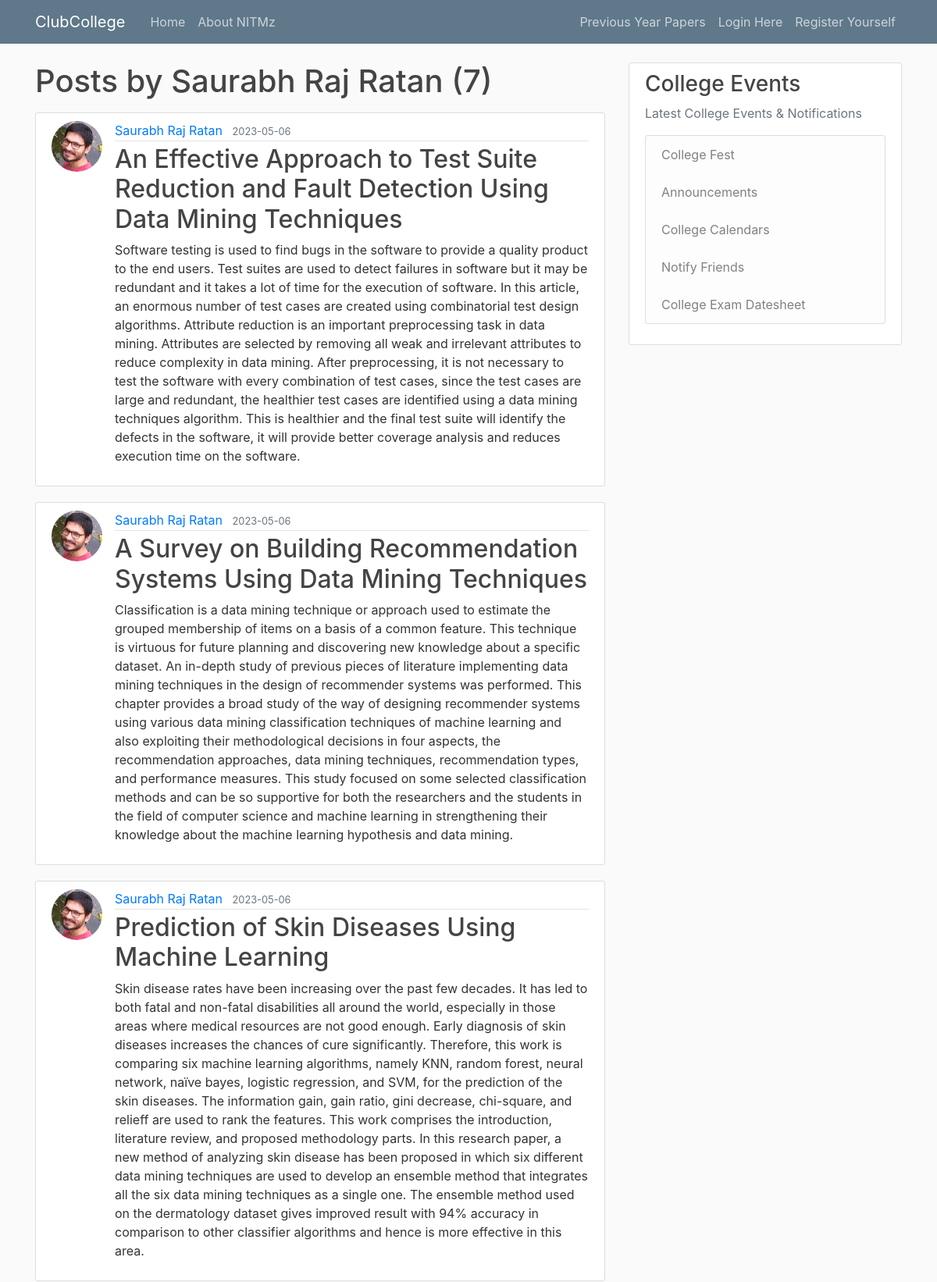
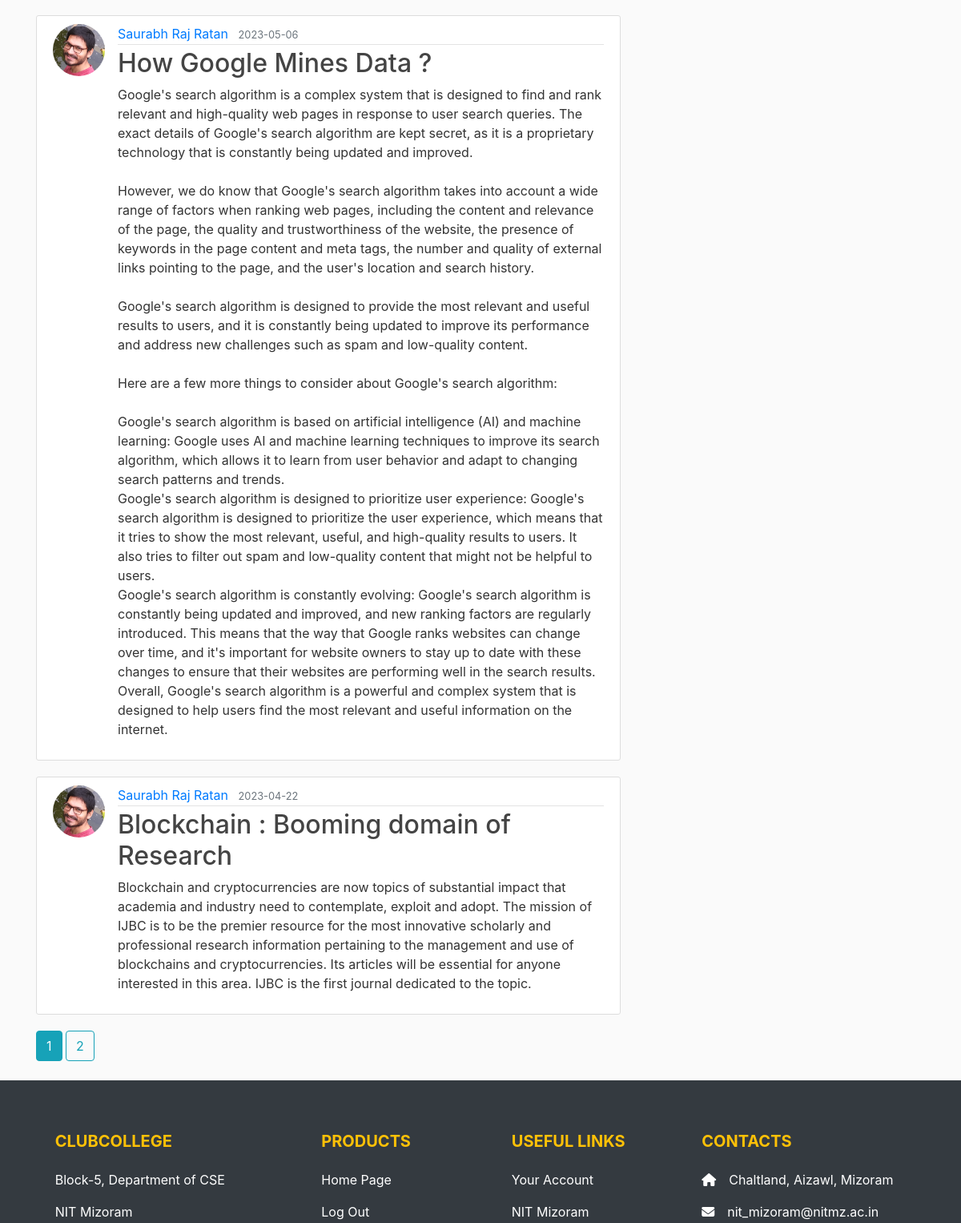
The app's page /user/Saurabh Raj Ratan (upper part), older data (2 pictures, top to bottom).
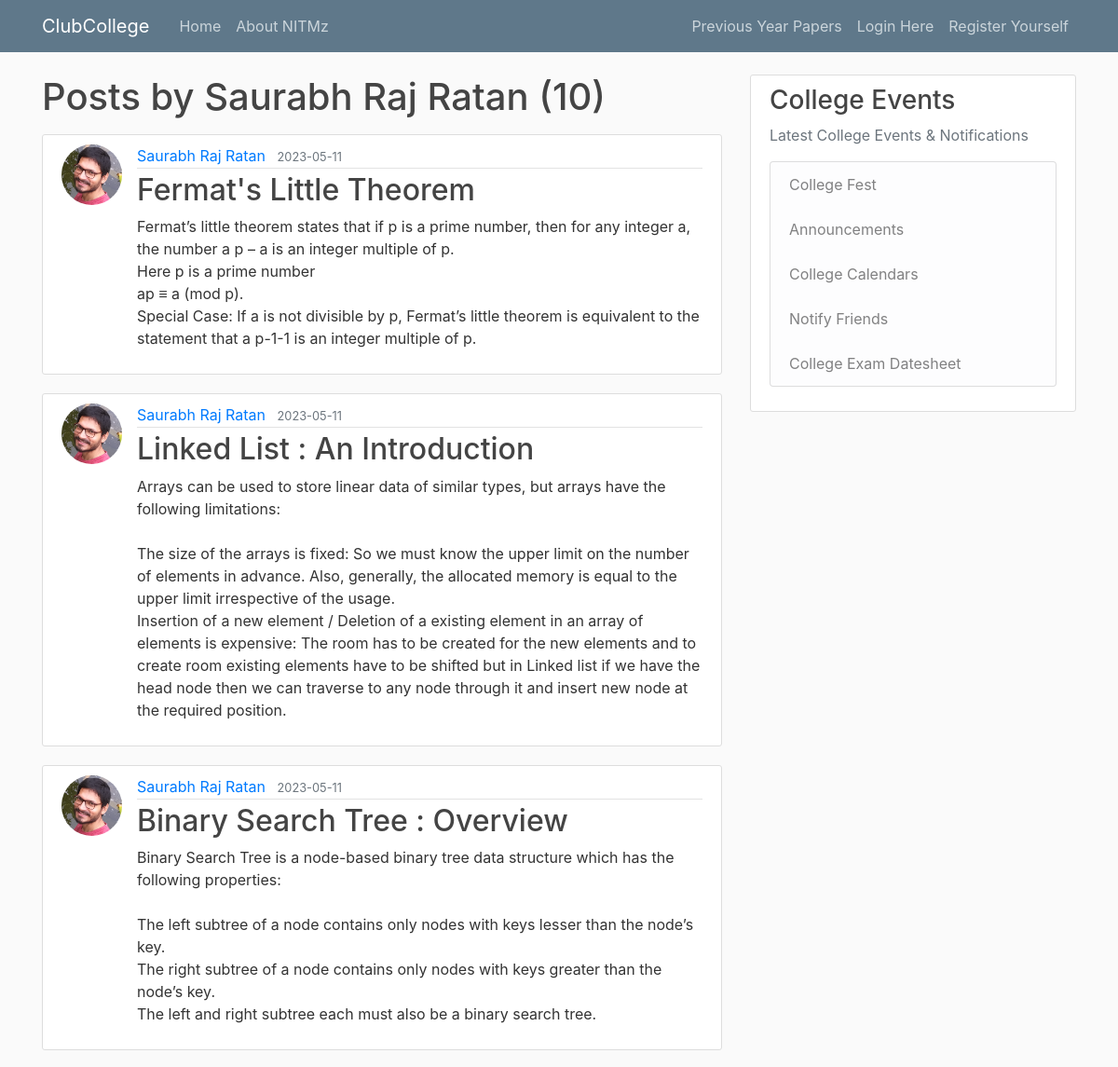
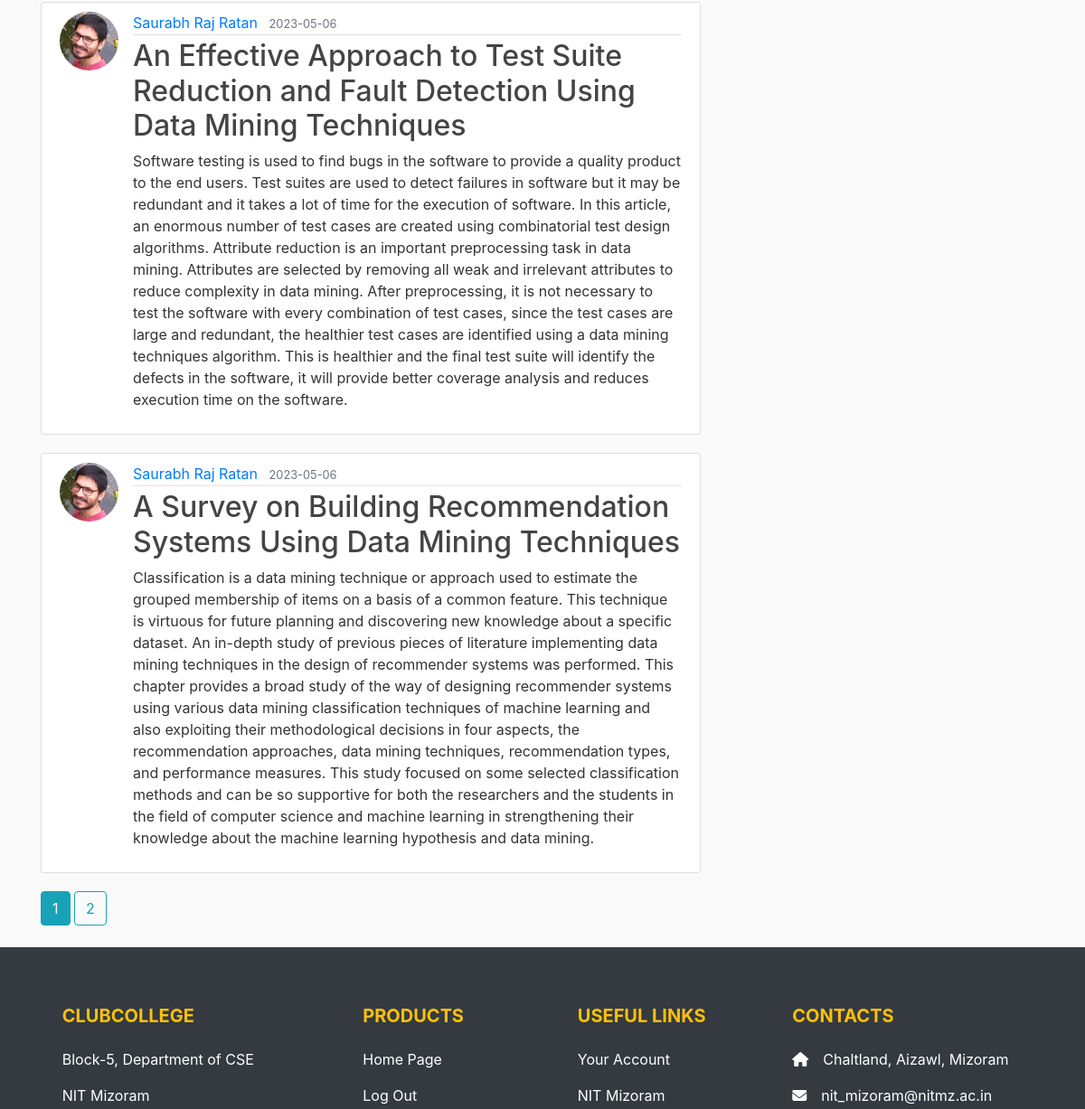
The same page, newer data (2 pictures, top to bottom).
### clubcollege/models.py (models this page shows, shortened)
class Post(db.Model):
    id = db.Column(db.Integer, primary_key=True)
    title = db.Column(db.String(100), nullable=False)
    date_posted = db.Column(db.DateTime, nullable=False, default=datetime.utcnow)
    content = db.Column(db.Text, nullable=False)
    user_id = db.Column(db.Integer, db.ForeignKey('user.id'), nullable=False)

class User(db.Model, UserMixin):
    id = db.Column(db.Integer, primary_key=True)
    username = db.Column(db.String(20), unique=True, nullable=False)
    email = db.Column(db.String(120), unique=True, nullable=False)
    image_file = db.Column(db.String(20), nullable=False, default='default.jpg')
    password = db.Column(db.String(60), nullable=False)
    posts = db.relationship('Post', backref='author', lazy=True)

### clubcollege/routes.py (the view)
@app.route("/user/<string:username>")
def user_posts(username):
    page = request.args.get('page', 1, type=int)
    user = User.query.filter_by(username=username).first_or_404()
    posts = Post.query.filter_by(author=user)\
        .order_by(Post.date_posted.desc())\
        .paginate(page=page, per_page=5)
    return render_template('user_posts.html', posts=posts, user=user)

### clubcollege/templates/user_posts.html
{% extends "layout.html" %}
{% block content %}
    <h1 class="mb-3">Posts by {{ user.username }} ({{ posts.total }})</h1>
    {% for post in posts.items %}
        <article class="media content-section">
          <img class="rounded-circle article-img" src="{{ url_for('static', filename='profile_pics/' + post.author.image_file) }}">
          <div class="media-body">
            <div class="article-metadata">
              <a class="mr-2" href="{{ url_for('user_posts', username=post.author.username) }}">{{ post.author.username }}</a>
              <small class="text-muted">{{ post.date_posted.strftime('%Y-%m-%d') }}</small>
            </div>
            <h2><a class="article-title" href="{{ url_for('post', post_id=post.id) }}">{{ post.title }}</a></h2>
            <p class="article-content">{{ post.content }}</p>
          </div>
        </article>
    {% endfor %}
    {% for page_num in posts.iter_pages(left_edge=1, right_edge=1, left_current=1, right_current=2) %}
      {% if page_num %}
        {% if posts.page == page_num %}
          <a class="btn btn-info mb-4" href="{{ url_for('user_posts', username=user.username, page=page_num) }}">{{ page_num }}</a>
        {% else %}
          <a class="btn btn-outline-info mb-4" href="{{ url_for('user_posts', username=user.username, page=page_num) }}">{{ page_num }}</a>
        {% endif %}
      {% else %}
        ...
      {% endif %}
    {% endfor %}
{% endblock content %}

Row changes from the older to the newer data that the page shows:
no longer on this page (row unchanged): Post: image_file (picture), author.username "Saurabh Raj Ratan", date_posted "2023-05-06", title "Prediction of Skin Diseases Using Machine Learning", content "Skin disease rates have been increasing over the past few decades. It has led to both fatal and non-fatal disabilities all around the world, especially in those areas where medical resources are not good enough. Early diagnosis of skin diseases increases the chances of cure significantly. Therefore, this work is comparing six machine learning algorithms, namely KNN, random forest, neural network, naïve bayes, logistic regression, and SVM, for the prediction of the skin diseases. The information gain, gain ratio, gini decrease, chi-square, and relieff are used to rank the features. This work comprises the introduction, literature review, and proposed methodology parts. In this research…"
no longer on this page (row unchanged): Post: image_file (picture), author.username "Saurabh Raj Ratan", date_posted "2023-05-06", title "How Google Mines Data ?", content "Google's search algorithm is a complex system that is designed to find and rank relevant and high-quality web pages in response to user search queries. The exact details of Google's search algorithm are kept secret, as it is a proprietary technology that is constantly being updated and improved. However, we do know that Google's search algorithm takes into account a wide range of factors when ranking web pages, including the content and relevance of the page, the quality and trustworthiness of the website, the presence of keywords in the page content and meta tags, the number and quality of external links pointing to the page, and the user's location and search history. Google's search…"
no longer on this page (row unchanged): Post: image_file (picture), author.username "Saurabh Raj Ratan", date_posted "2023-04-22", title "Blockchain : Booming domain of Research", content "Blockchain and cryptocurrencies are now topics of substantial impact that academia and industry need to contemplate, exploit and adopt. The mission of IJBC is to be the premier resource for the most innovative scholarly and professional research information pertaining to the management and use of blockchains and cryptocurrencies. Its articles will be essential for anyone interested in this area. IJBC is the first journal dedicated to the topic."
added Post: image_file (picture), author.username "Saurabh Raj Ratan", date_posted "2023-05-11", title "Fermat's Little Theorem", content "Fermat’s little theorem states that if p is a prime number, then for any integer a, the number a p – a is an integer multiple of p. Here p is a prime number ap ≡ a (mod p). Special Case: If a is not divisible by p, Fermat’s little theorem is equivalent to the statement that a p-1-1 is an integer multiple of p."
added Post: image_file (picture), author.username "Saurabh Raj Ratan", date_posted "2023-05-11", title "Linked List : An Introduction", content "Arrays can be used to store linear data of similar types, but arrays have the following limitations: The size of the arrays is fixed: So we must know the upper limit on the number of elements in advance. Also, generally, the allocated memory is equal to the upper limit irrespective of the usage. Insertion of a new element / Deletion of a existing element in an array of elements is expensive: The room has to be created for the new elements and to create room existing elements have to be shifted but in Linked list if we have the head node then we can traverse to any node through it and insert new node at the required position."
added Post: image_file (picture), author.username "Saurabh Raj Ratan", date_posted "2023-05-11", title "Binary Search Tree : Overview", content "Binary Search Tree is a node-based binary tree data structure which has the following properties: The left subtree of a node contains only nodes with keys lesser than the node’s key. The right subtree of a node contains only nodes with keys greater than the node’s key. The left and right subtree each must also be a binary search tree."
Text that changed along with them:
{{ posts.total }}: "7" → "10"
